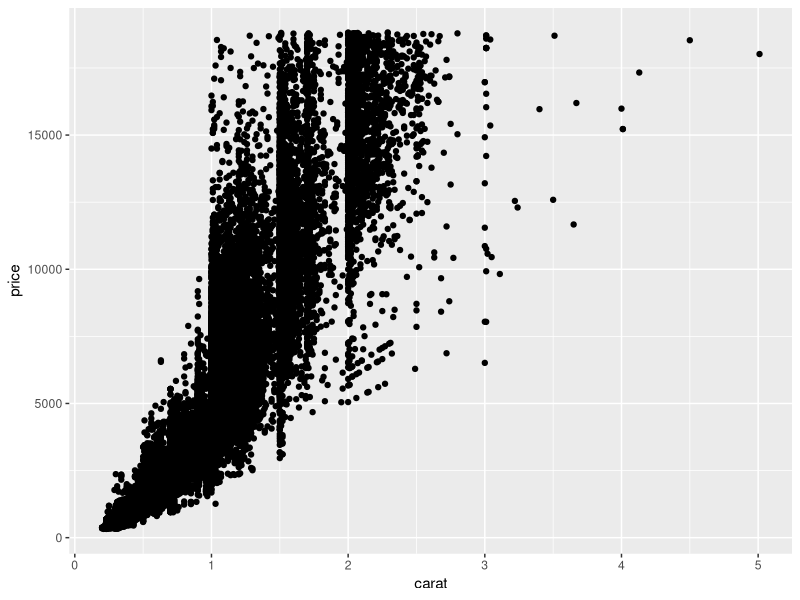
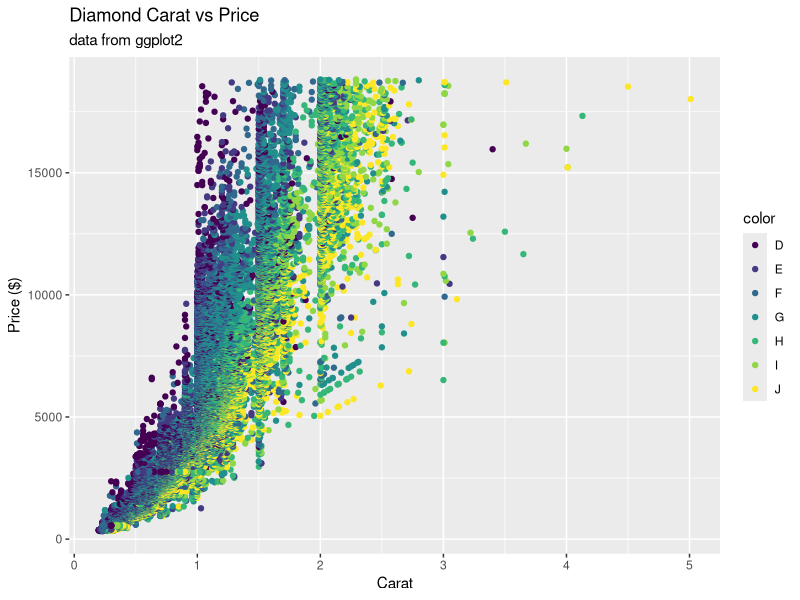
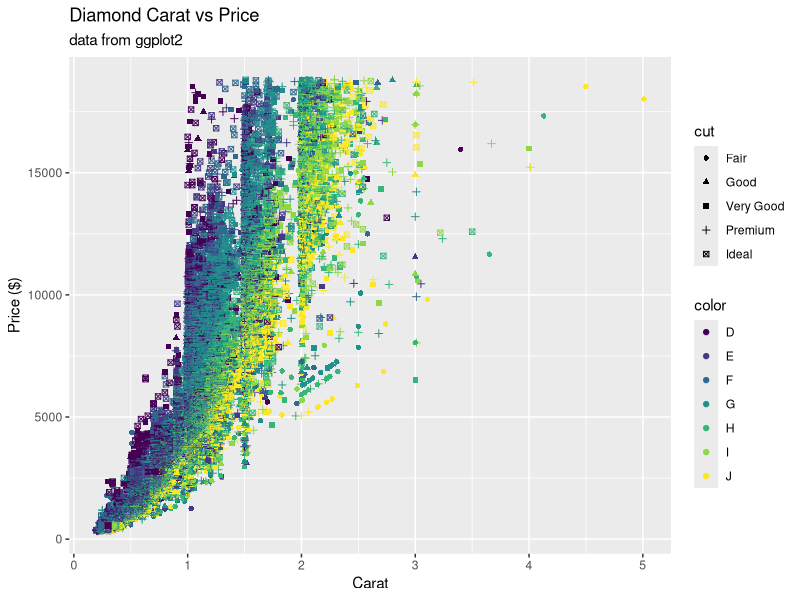
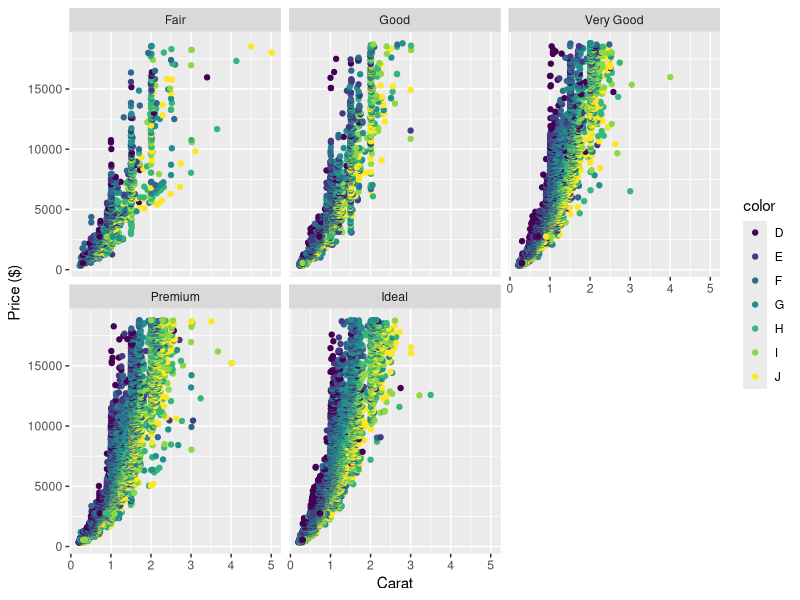
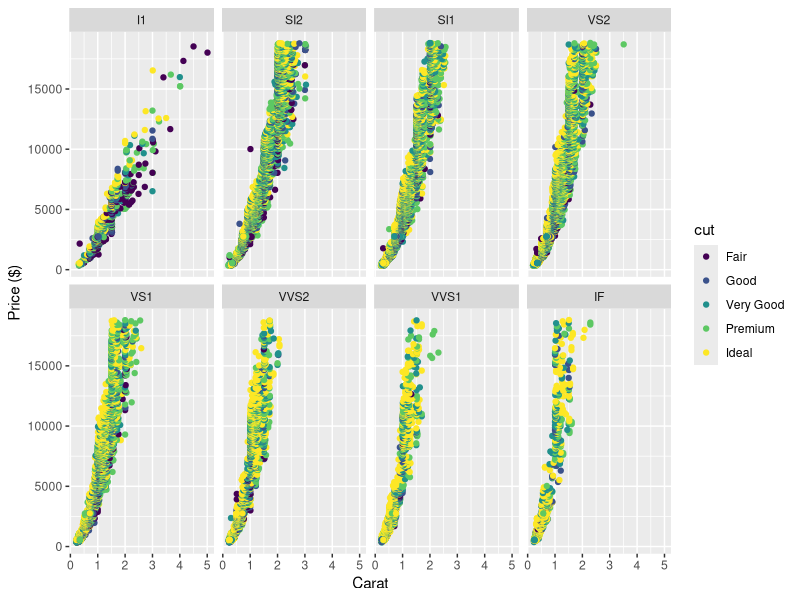

These figures' R source, in order:
## ---- chunk 1
knitr::opts_chunk$set(echo = TRUE, 
                      message = FALSE, 
                      warning = FALSE,
                      comment = NA)
## ---- chunk 2
library(tidyverse)
## ---- chunk 3
glimpse(diamonds)
## ---- chunk 4
levels(diamonds$cut)
levels(diamonds$color)
levels(diamonds$clarity)
table(diamonds$cut)
table(diamonds$color)
table(diamonds$clarity)

## ---- chunk 5
summary(diamonds$price)
## ---- chunk 6
diamonds %>% 
  mutate(price.per.carat=price/carat)
## The diamonds are not all priced the dame per carat. They vary from greatly from each other. 
## ---- chunk 7
# use the summary function on price for the particular cuts
diamonds %>% 
  filter(cut=="Fair") %>% 
  summarise(quantile(price))

diamonds %>% 
  filter(cut=="Ideal") %>% 
  summarise(quantile(price))

  
## ---- chunk 8
#use the summary function on price for the particular colors.
diamonds %>% 
  filter(color=="D") %>% 
  summarise(quantile(price))

diamonds %>% 
  filter(color=="J") %>% 
  summarise(quantile(price))
## ---- chunk 9
diamond.plot <- ggplot(data = diamonds, aes(x = carat, y = price))
diamond.plot + geom_point()
## ---- chunk 10
diamond.plot <- ggplot(data = diamonds, aes(x = carat, y = price, color = color))

diamond.plot + geom_point() + 
  labs(y = "Price ($)", 
       x = "Carat", title = "Diamond Carat vs Price", 
       subtitle = "data from ggplot2")
## ---- chunk 11
diamond.plot <- ggplot(data=diamonds, 
                       aes(x = carat, y = price,  shape = cut, colour = color))
diamond.plot + geom_point()+ 
  labs(y = "Price ($)", x = "Carat", 
       title = "Diamond Carat vs Price", subtitle = "data from ggplot2")
## ---- chunk 12
diamond.plot <- ggplot(data = diamonds, aes(x = carat, y = price, colour = color))

diamond.plot + geom_point() + facet_wrap(~cut) + 
  labs(y = "Price ($)", x = "Carat")
## ---- chunk 13
diamond.plot <- ggplot(data = diamonds, aes(x = carat, y = price, colour = cut))

diamond.plot + geom_point() + facet_wrap(~clarity, nrow = 2) + 
  labs(y = "Price ($)", x = "Carat")
